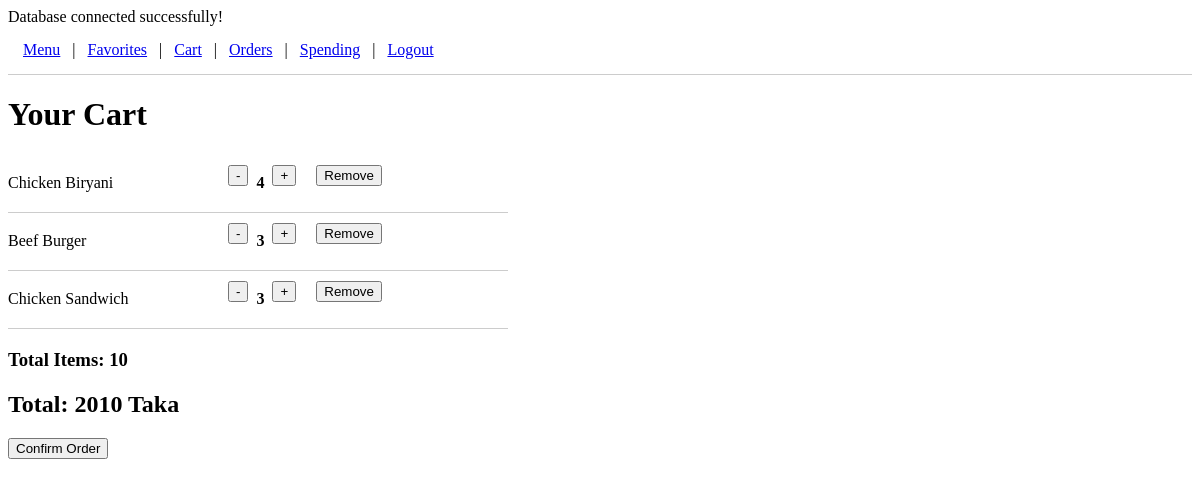
The app's page /Catering/cart.php (signed in), older data.
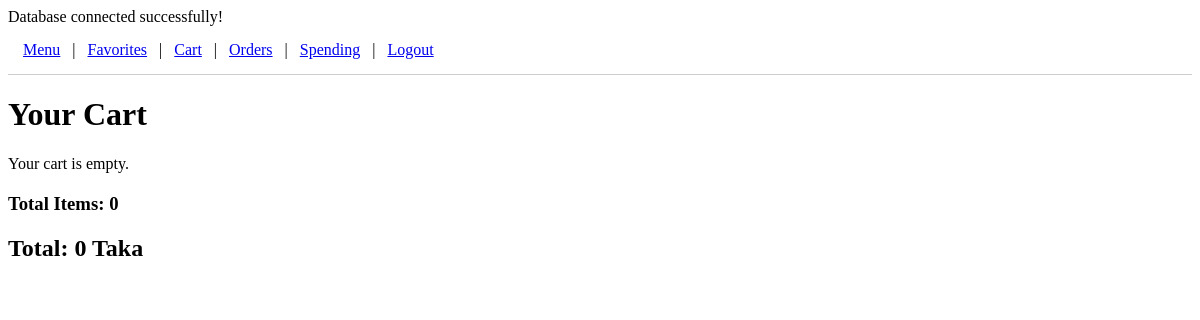
The same page, newer data.
### tables this page shows
CREATE TABLE `cart` (
  `cart_id` int(11) NOT NULL,
  `user_id` int(11) NOT NULL,
  `item_id` int(11) NOT NULL,
  `quantity` int(11) NOT NULL DEFAULT 1
);

CREATE TABLE `menu_items` (
  `item_id` int(11) NOT NULL,
  `item_name` varchar(100) NOT NULL,
  `description` varchar(255) DEFAULT NULL,
  `price` decimal(10,2) NOT NULL
);

### Catering/cart.php (the view, shortened to what this page needs)
<?php
require "db.php";
$user_id = $_SESSION["user_id"];
$sql = "SELECT cart.cart_id,
               menu_items.item_name,
               menu_items.price,
               cart.quantity
        FROM cart
        JOIN menu_items
        ON cart.item_id = menu_items.item_id
        WHERE cart.user_id = '$user_id'";
$result = mysqli_query($conn, $sql);
$total_items = 0;
$total_price = 0;
?>
<!DOCTYPE html>
<html>
<head>
</head>
<body>
    <?php require "header.php"; ?>
    <h1>Your Cart</h1>
    <?php
    if (mysqli_num_rows($result) == 0) {
        echo "<p>Your cart is empty.</p>";
    } else {
        while ($item = mysqli_fetch_assoc($result)) {
            $item_total = $item["price"] * $item["quantity"];
            $total_items += $item["quantity"];
            $total_price += $item_total;
            echo "<div class='cart-row'>";
            echo "<div class='item-name'>";
            echo $item["item_name"];
            echo "</div>";
            echo "<div class='quantity'>";
            echo "<form method='POST' action='update_cart.php'>";
            echo "<button type='submit' name='action' value='decrease'>-</button>";
            echo "</form>";
            echo "<strong>" . $item["quantity"] . "</strong>";
            echo "<form method='POST' action='update_cart.php'>";
            echo "<button type='submit' name='action' value='increase'>+</button>";
            echo "</form>";
            echo "</div>";
            echo "<form method='POST' action='delete_cart.php' style='margin-left:20px;'>";
            echo "<button type='submit'>Remove</button>";
            echo "</form>";
            echo "</div>";
        }
    }
    ?>
    <div class="total">
        <h3>
            Total Items: <?php echo $total_items; ?>
        </h3>
        <h2>
            Total: <?php echo $total_price; ?> Taka
        </h2>
        <?php if ($total_items > 0) { ?>
            <form method="POST" action="place_order.php">
                <button type="submit">
                    Confirm Order
                </button>
            </form>
        <?php } ?>
        <br>
    </div>
</body>
</html>

Row changes from the older to the newer data that the page shows:
removed cart: item.item_name "Chicken Biryani", quantity "4"
removed cart: item.item_name "Beef Burger", quantity "3"
removed cart: item.item_name "Chicken Sandwich", quantity "3"
Text that changed along with them:
$total_items: "10" → "0"
$total_price: "2010" → "0"
text no longer shown: "Confirm Order"
text now shown: "Your cart is empty."
